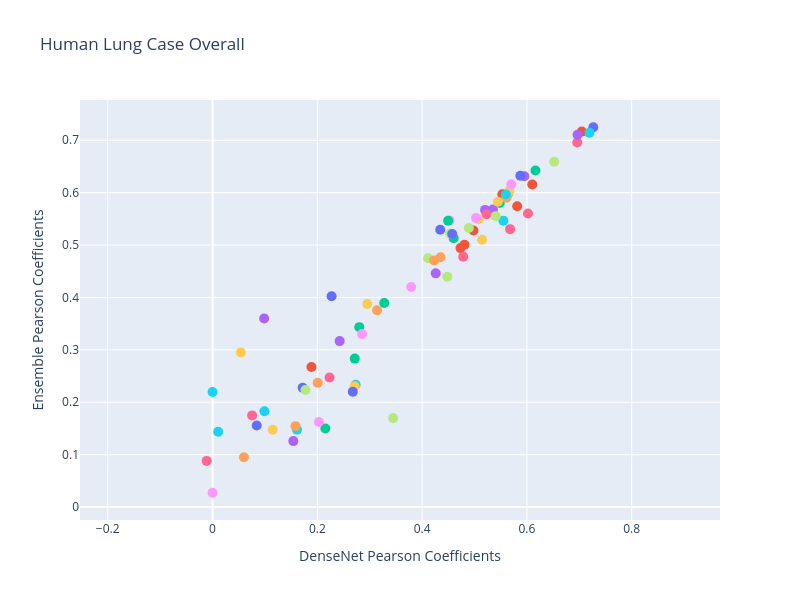

The cell this chart's notebook holds for it:
### Code cell
import numpy as np
import matplotlib.pyplot as plt
import pandas as pd

ensemble_list = [] 
gcn_list = []
trans_list = []
densenet_list = []
for case in test_slides:
    with open('/data1/r20user3/shared_project/Hist2Cell/code/training/pearson_log/humanlung_epoch100_lr1e-4_2hop_ensemble_onlycell_'+case+'_cell_pearson_list.pkl', 'rb') as f:
        multi_cell_pearson_list = pickle.load(f)
    ensemble_list += multi_cell_pearson_list
    with open('/data1/r20user3/shared_project/Hist2Cell/code/training/pearson_log/humanlung_epoch2000_lr1e-4_GCN_onlycell_'+case+'_cell_pearson_list.pkl', 'rb') as f:
        multi_cell_pearson_list = pickle.load(f)
    gcn_list += multi_cell_pearson_list
    with open('/data1/r20user3/shared_project/Hist2Cell/code/training/pearson_log/humanlung_epoch2000_lr1e-4_GCN_onlycell_'+case+'_cell_pearson_list.pkl', 'rb') as f:
        multi_cell_pearson_list = pickle.load(f)
    trans_list += multi_cell_pearson_list
    with open('/data1/r20user3/shared_project/Hist2Cell/code/training/pearson_log/humanlung_epoch100_lr1e-4_densenet_onlycell_'+case+'_cell_pearson_list.pkl', 'rb') as f:
        multi_cell_pearson_list = pickle.load(f)
    densenet_list += multi_cell_pearson_list

layout = go.Layout(
    title="Human Lung Case Overall",  # Add figure title
    width=800,
    height=600,
    showlegend=False,  # Remove legend
    xaxis=dict(
        title="DenseNet Pearson Coefficients",  # Add x-axis title
        scaleanchor='y',  # Ensure x-axis and y-axis have the same scale
        scaleratio=1,  # Set the scale ratio to 1
    ),
    yaxis=dict(
        title="Ensemble Pearson Coefficients"  # Add y-axis title
    ),
)

fig = go.Figure(layout=layout)

for x_value, y_value, label in zip(densenet_list, ensemble_list, cell_names):
    fig.add_trace(go.Scatter(x=[x_value], y=[y_value], mode='markers', marker=dict(size=10), text=[label], name=label, hovertemplate="%{text}<extra></extra>"))

# 配置鼠标悬停信息
fig.update_traces(hoverinfo='name')

# 显示图像
fig.show()

### Figure 1 — Plotly figure (JSON) as saved in the notebook; plotly's stock layout.template omitted (floating-point values rounded to 4 significant figures)
{"data": [{"hoverinfo": "name", "hovertemplate": "%{text}<extra></extra>", "marker": {"size": 10}, "mode": "markers", "name": "AT1", "text": ["AT1"], "type": "scatter", "x": [0.7267], "y": [0.7249]}, {"hoverinfo": "name", "hovertemplate": "%{text}<extra></extra>", "marker": {"size": 10}, "mode": "markers", "name": "AT2", "text": ["AT2"], "type": "scatter", "x": [0.7048], "y": [0.7166]}, {"hoverinfo": "name", "hovertemplate": "%{text}<extra></extra>", "marker": {"size": 10}, "mode": "markers", "name": "B_memory", "text": ["B_memory"], "type": "scatter", "x": [0.4602], "y": [0.5129]}, {"hoverinfo": "name", "hovertemplate": "%{text}<extra></extra>", "marker": {"size": 10}, "mode": "markers", "name": "B_naive", "text": ["B_naive"], "type": "scatter", "x": [0.5202], "y": [0.5671]}, {"hoverinfo": "name", "hovertemplate": "%{text}<extra></extra>", "marker": {"size": 10}, "mode": "markers", "name": "B_plasma_IgA", "text": ["B_plasma_IgA"], "type": "scatter", "x": [0.435], "y": [0.4768]}, {"hoverinfo": "name", "hovertemplate": "%{text}<extra></extra>", "marker": {"size": 10}, "mode": "markers", "name": "B_plasma_IgG", "text": ["B_plasma_IgG"], "type": "scatter", "x": [0.01075], "y": [0.1436]}, {"hoverinfo": "name", "hovertemplate": "%{text}<extra></extra>", "marker": {"size": 10}, "mode": "markers", "name": "B_plasmablast", "text": ["B_plasmablast"], "type": "scatter", "x": [0.2233], "y": [0.2471]}, {"hoverinfo": "name", "hovertemplate": "%{text}<extra></extra>", "marker": {"size": 10}, "mode": "markers", "name": "Basal", "text": ["Basal"], "type": "scatter", "x": [0.4533], "y": [0.5219]}, {"hoverinfo": "name", "hovertemplate": "%{text}<extra></extra>", "marker": {"size": 10}, "mode": "markers", "name": "CD4_EM_Effector", "text": ["CD4_EM_Effector"], "type": "scatter", "x": [0.553], "y": [0.5967]}, {"hoverinfo": "name", "hovertemplate": "%{text}<extra></extra>", "marker": {"size": 10}, "mode": "markers", "name": "CD4_TRM", "text": ["CD4_TRM"], "type": "scatter", "x": [0.5078], "y": [0.5493]}, {"hoverinfo": "name", "hovertemplate": "%{text}<extra></extra>", "marker": {"size": 10}, "mode": "markers", "name": "CD4_naive_CM", "text": ["CD4_naive_CM"], "type": "scatter", "x": [0.172], "y": [0.2277]}, {"hoverinfo": "name", "hovertemplate": "%{text}<extra></extra>", "marker": {"size": 10}, "mode": "markers", "name": "CD8_EM", "text": ["CD8_EM"], "type": "scatter", "x": [0.5533], "y": [0.5969]}, {"hoverinfo": "name", "hovertemplate": "%{text}<extra></extra>", "marker": {"size": 10}, "mode": "markers", "name": "CD8_EM_EMRA", "text": ["CD8_EM_EMRA"], "type": "scatter", "x": [0.6164], "y": [0.6424]}, {"hoverinfo": "name", "hovertemplate": "%{text}<extra></extra>", "marker": {"size": 10}, "mode": "markers", "name": "CD8_TRM_EM", "text": ["CD8_TRM_EM"], "type": "scatter", "x": [0.5951], "y": [0.6313]}, {"hoverinfo": "name", "hovertemplate": "%{text}<extra></extra>", "marker": {"size": 10}, "mode": "markers", "name": "CD8_TRM", "text": ["CD8_TRM"], "type": "scatter", "x": [0.5645], "y": [0.5981]}, {"hoverinfo": "name", "hovertemplate": "%{text}<extra></extra>", "marker": {"size": 10}, "mode": "markers", "name": "Chondrocyte", "text": ["Chondrocyte"], "type": "scatter", "x": [0.09902], "y": [0.1829]}, {"hoverinfo": "name", "hovertemplate": "%{text}<extra></extra>", "marker": {"size": 10}, "mode": "markers", "name": "Ciliated", "text": ["Ciliated"], "type": "scatter", "x": [0.602], "y": [0.5602]}, {"hoverinfo": "name", "hovertemplate": "%{text}<extra></extra>", "marker": {"size": 10}, "mode": "markers", "name": "DC_1", "text": ["DC_1"], "type": "scatter", "x": [0.4114], "y": [0.4748]}, {"hoverinfo": "name", "hovertemplate": "%{text}<extra></extra>", "marker": {"size": 10}, "mode": "markers", "name": "DC_2", "text": ["DC_2"], "type": "scatter", "x": [0.4523], "y": [0.547]}, {"hoverinfo": "name", "hovertemplate": "%{text}<extra></extra>", "marker": {"size": 10}, "mode": "markers", "name": "DC_activated", "text": ["DC_activated"], "type": "scatter", "x": [0.5666], "y": [0.6039]}, {"hoverinfo": "name", "hovertemplate": "%{text}<extra></extra>", "marker": {"size": 10}, "mode": "markers", "name": "DC_plasmacytoid", "text": ["DC_plasmacytoid"], "type": "scatter", "x": [0.4345], "y": [0.5292]}, {"hoverinfo": "name", "hovertemplate": "%{text}<extra></extra>", "marker": {"size": 10}, "mode": "markers", "name": "Deuterosomal", "text": ["Deuterosomal"], "type": "scatter", "x": [0.4808], "y": [0.5006]}, {"hoverinfo": "name", "hovertemplate": "%{text}<extra></extra>", "marker": {"size": 10}, "mode": "markers", "name": "Dividing_AT2", "text": ["Dividing_AT2"], "type": "scatter", "x": [0.2801], "y": [0.3433]}, {"hoverinfo": "name", "hovertemplate": "%{text}<extra></extra>", "marker": {"size": 10}, "mode": "markers", "name": "Dividing_Basal", "text": ["Dividing_Basal"], "type": "scatter", "x": [0.09847], "y": [0.3598]}, {"hoverinfo": "name", "hovertemplate": "%{text}<extra></extra>", "marker": {"size": 10}, "mode": "markers", "name": "Endothelia_Lymphatic", "text": ["Endothelia_Lymphatic"], "type": "scatter", "x": [0.05989], "y": [0.09485]}, {"hoverinfo": "name", "hovertemplate": "%{text}<extra></extra>", "marker": {"size": 10}, "mode": "markers", "name": "Endothelia_vascular_Cap_a", "text": ["Endothelia_vascular_Cap_a"], "type": "scatter", "x": [0.7193], "y": [0.7144]}, {"hoverinfo": "name", "hovertemplate": "%{text}<extra></extra>", "marker": {"size": 10}, "mode": "markers", "name": "Endothelia_vascular_Cap_g", "text": ["Endothelia_vascular_Cap_g"], "type": "scatter", "x": [0.696], "y": [0.6958]}, {"hoverinfo": "name", "hovertemplate": "%{text}<extra></extra>", "marker": {"size": 10}, "mode": "markers", "name": "Endothelia_vascular_arterial_pulmonary", "text": ["Endothelia_vascular_arterial_pulmonary"], "type": "scatter", "x": [0.448], "y": [0.4394]}, {"hoverinfo": "name", "hovertemplate": "%{text}<extra></extra>", "marker": {"size": 10}, "mode": "markers", "name": "Endothelia_vascular_arterial_systemic", "text": ["Endothelia_vascular_arterial_systemic"], "type": "scatter", "x": [-4.376e-05], "y": [0.02724]}, {"hoverinfo": "name", "hovertemplate": "%{text}<extra></extra>", "marker": {"size": 10}, "mode": "markers", "name": "Endothelia_vascular_venous_pulmonary", "text": ["Endothelia_vascular_venous_pulmonary"], "type": "scatter", "x": [0.1149], "y": [0.1476]}, {"hoverinfo": "name", "hovertemplate": "%{text}<extra></extra>", "marker": {"size": 10}, "mode": "markers", "name": "Endothelia_vascular_venous_systemic", "text": ["Endothelia_vascular_venous_systemic"], "type": "scatter", "x": [0.0843], "y": [0.1555]}, {"hoverinfo": "name", "hovertemplate": "%{text}<extra></extra>", "marker": {"size": 10}, "mode": "markers", "name": "Erythrocyte", "text": ["Erythrocyte"], "type": "scatter", "x": [0.6103], "y": [0.6156]}, {"hoverinfo": "name", "hovertemplate": "%{text}<extra></extra>", "marker": {"size": 10}, "mode": "markers", "name": "Fibro_adventitial", "text": ["Fibro_adventitial"], "type": "scatter", "x": [0.2714], "y": [0.2833]}, {"hoverinfo": "name", "hovertemplate": "%{text}<extra></extra>", "marker": {"size": 10}, "mode": "markers", "name": "Fibro_alveolar", "text": ["Fibro_alveolar"], "type": "scatter", "x": [0.6966], "y": [0.7106]}, {"hoverinfo": "name", "hovertemplate": "%{text}<extra></extra>", "marker": {"size": 10}, "mode": "markers", "name": "Fibro_immune_recruiting", "text": ["Fibro_immune_recruiting"], "type": "scatter", "x": [0.3139], "y": [0.3754]}, {"hoverinfo": "name", "hovertemplate": "%{text}<extra></extra>", "marker": {"size": 10}, "mode": "markers", "name": "Fibro_myofibroblast", "text": ["Fibro_myofibroblast"], "type": "scatter", "x": [0.1611], "y": [0.1477]}, {"hoverinfo": "name", "hovertemplate": "%{text}<extra></extra>", "marker": {"size": 10}, "mode": "markers", "name": "Fibro_peribronchial", "text": ["Fibro_peribronchial"], "type": "scatter", "x": [-0.01118], "y": [0.08802]}, {"hoverinfo": "name", "hovertemplate": "%{text}<extra></extra>", "marker": {"size": 10}, "mode": "markers", "name": "Fibro_perichondrial", "text": ["Fibro_perichondrial"], "type": "scatter", "x": [0.3447], "y": [0.1697]}, {"hoverinfo": "name", "hovertemplate": "%{text}<extra></extra>", "marker": {"size": 10}, "mode": "markers", "name": "ILC", "text": ["ILC"], "type": "scatter", "x": [0.5028], "y": [0.5517]}, {"hoverinfo": "name", "hovertemplate": "%{text}<extra></extra>", "marker": {"size": 10}, "mode": "markers", "name": "Ionocyte_n_Brush", "text": ["Ionocyte_n_Brush"], "type": "scatter", "x": [0.5144], "y": [0.5103]}, {"hoverinfo": "name", "hovertemplate": "%{text}<extra></extra>", "marker": {"size": 10}, "mode": "markers", "name": "MAIT", "text": ["MAIT"], "type": "scatter", "x": [0.5875], "y": [0.6323]}, {"hoverinfo": "name", "hovertemplate": "%{text}<extra></extra>", "marker": {"size": 10}, "mode": "markers", "name": "Macro_CHIT1", "text": ["Macro_CHIT1"], "type": "scatter", "x": [0.4733], "y": [0.4942]}, {"hoverinfo": "name", "hovertemplate": "%{text}<extra></extra>", "marker": {"size": 10}, "mode": "markers", "name": "Macro_interstitial", "text": ["Macro_interstitial"], "type": "scatter", "x": [0.5482], "y": [0.5803]}, {"hoverinfo": "name", "hovertemplate": "%{text}<extra></extra>", "marker": {"size": 10}, "mode": "markers", "name": "Macro_AW_CX3CR1", "text": ["Macro_AW_CX3CR1"], "type": "scatter", "x": [0.2426], "y": [0.3167]}, {"hoverinfo": "name", "hovertemplate": "%{text}<extra></extra>", "marker": {"size": 10}, "mode": "markers", "name": "Macro_alveolar_metallothioneins", "text": ["Macro_alveolar_metallothioneins"], "type": "scatter", "x": [0.2007], "y": [0.237]}, {"hoverinfo": "name", "hovertemplate": "%{text}<extra></extra>", "marker": {"size": 10}, "mode": "markers", "name": "Macro_alv", "text": ["Macro_alv"], "type": "scatter", "x": [0.5551], "y": [0.5466]}, {"hoverinfo": "name", "hovertemplate": "%{text}<extra></extra>", "marker": {"size": 10}, "mode": "markers", "name": "Macro_dividing", "text": ["Macro_dividing"], "type": "scatter", "x": [0.4785], "y": [0.4777]}, {"hoverinfo": "name", "hovertemplate": "%{text}<extra></extra>", "marker": {"size": 10}, "mode": "markers", "name": "Macro_int", "text": ["Macro_int"], "type": "scatter", "x": [0.1773], "y": [0.2234]}, {"hoverinfo": "name", "hovertemplate": "%{text}<extra></extra>", "marker": {"size": 10}, "mode": "markers", "name": "Macro_CCL", "text": ["Macro_CCL"], "type": "scatter", "x": [0.3792], "y": [0.4198]}, {"hoverinfo": "name", "hovertemplate": "%{text}<extra></extra>", "marker": {"size": 10}, "mode": "markers", "name": "Mast_cell", "text": ["Mast_cell"], "type": "scatter", "x": [0.2953], "y": [0.3875]}, {"hoverinfo": "name", "hovertemplate": "%{text}<extra></extra>", "marker": {"size": 10}, "mode": "markers", "name": "Megakaryocyte", "text": ["Megakaryocyte"], "type": "scatter", "x": [0.2272], "y": [0.4022]}, {"hoverinfo": "name", "hovertemplate": "%{text}<extra></extra>", "marker": {"size": 10}, "mode": "markers", "name": "Mesothelia", "text": ["Mesothelia"], "type": "scatter", "x": [0.1888], "y": [0.2674]}, {"hoverinfo": "name", "hovertemplate": "%{text}<extra></extra>", "marker": {"size": 10}, "mode": "markers", "name": "Macrophage_intermediate", "text": ["Macrophage_intermediate"], "type": "scatter", "x": [0.3277], "y": [0.3895]}, {"hoverinfo": "name", "hovertemplate": "%{text}<extra></extra>", "marker": {"size": 10}, "mode": "markers", "name": "Monocyte_CD14", "text": ["Monocyte_CD14"], "type": "scatter", "x": [0.5351], "y": [0.5679]}, {"hoverinfo": "name", "hovertemplate": "%{text}<extra></extra>", "marker": {"size": 10}, "mode": "markers", "name": "Monocyte_CD16", "text": ["Monocyte_CD16"], "type": "scatter", "x": [0.423], "y": [0.4707]}, {"hoverinfo": "name", "hovertemplate": "%{text}<extra></extra>", "marker": {"size": 10}, "mode": "markers", "name": "Muscle_airway", "text": ["Muscle_airway"], "type": "scatter", "x": [0.2732], "y": [0.2334]}, {"hoverinfo": "name", "hovertemplate": "%{text}<extra></extra>", "marker": {"size": 10}, "mode": "markers", "name": "Muscle_pericyte_airway", "text": ["Muscle_pericyte_airway"], "type": "scatter", "x": [0.07553], "y": [0.1749]}, {"hoverinfo": "name", "hovertemplate": "%{text}<extra></extra>", "marker": {"size": 10}, "mode": "markers", "name": "Muscle_pericyte_parenchyma", "text": ["Muscle_pericyte_parenchyma"], "type": "scatter", "x": [0.6521], "y": [0.6591]}, {"hoverinfo": "name", "hovertemplate": "%{text}<extra></extra>", "marker": {"size": 10}, "mode": "markers", "name": "Muscle_perivascular_immune_recruiting", "text": ["Muscle_perivascular_immune_recruiting"], "type": "scatter", "x": [0.2855], "y": [0.3301]}, {"hoverinfo": "name", "hovertemplate": "%{text}<extra></extra>", "marker": {"size": 10}, "mode": "markers", "name": "Muscle_smooth_pulmonary", "text": ["Muscle_smooth_pulmonary"], "type": "scatter", "x": [0.2711], "y": [0.2303]}, {"hoverinfo": "name", "hovertemplate": "%{text}<extra></extra>", "marker": {"size": 10}, "mode": "markers", "name": "Muscle_smooth_syst_arterial", "text": ["Muscle_smooth_syst_arterial"], "type": "scatter", "x": [0.2677], "y": [0.2201]}, {"hoverinfo": "name", "hovertemplate": "%{text}<extra></extra>", "marker": {"size": 10}, "mode": "markers", "name": "Myoepithelial", "text": ["Myoepithelial"], "type": "scatter", "x": [0.498], "y": [0.5279]}, {"hoverinfo": "name", "hovertemplate": "%{text}<extra></extra>", "marker": {"size": 10}, "mode": "markers", "name": "NAF_endoneurial", "text": ["NAF_endoneurial"], "type": "scatter", "x": [0.2153], "y": [0.15]}, {"hoverinfo": "name", "hovertemplate": "%{text}<extra></extra>", "marker": {"size": 10}, "mode": "markers", "name": "NAF_perineurial", "text": ["NAF_perineurial"], "type": "scatter", "x": [0.1542], "y": [0.1258]}, {"hoverinfo": "name", "hovertemplate": "%{text}<extra></extra>", "marker": {"size": 10}, "mode": "markers", "name": "NK_CD16hi", "text": ["NK_CD16hi"], "type": "scatter", "x": [0.5608], "y": [0.5902]}, {"hoverinfo": "name", "hovertemplate": "%{text}<extra></extra>", "marker": {"size": 10}, "mode": "markers", "name": "NKT", "text": ["NKT"], "type": "scatter", "x": [0.5598], "y": [0.5965]}, {"hoverinfo": "name", "hovertemplate": "%{text}<extra></extra>", "marker": {"size": 10}, "mode": "markers", "name": "NK_CD11d", "text": ["NK_CD11d"], "type": "scatter", "x": [0.5231], "y": [0.5589]}, {"hoverinfo": "name", "hovertemplate": "%{text}<extra></extra>", "marker": {"size": 10}, "mode": "markers", "name": "NK_CD56bright", "text": ["NK_CD56bright"], "type": "scatter", "x": [0.5405], "y": [0.5552]}, {"hoverinfo": "name", "hovertemplate": "%{text}<extra></extra>", "marker": {"size": 10}, "mode": "markers", "name": "Neuroendocrine", "text": ["Neuroendocrine"], "type": "scatter", "x": [0.203], "y": [0.1622]}, {"hoverinfo": "name", "hovertemplate": "%{text}<extra></extra>", "marker": {"size": 10}, "mode": "markers", "name": "SMG_Basal", "text": ["SMG_Basal"], "type": "scatter", "x": [0.05399], "y": [0.2948]}, {"hoverinfo": "name", "hovertemplate": "%{text}<extra></extra>", "marker": {"size": 10}, "mode": "markers", "name": "SMG_Duct", "text": ["SMG_Duct"], "type": "scatter", "x": [0.4575], "y": [0.5212]}, {"hoverinfo": "name", "hovertemplate": "%{text}<extra></extra>", "marker": {"size": 10}, "mode": "markers", "name": "SMG_Mucous", "text": ["SMG_Mucous"], "type": "scatter", "x": [0.5814], "y": [0.574]}, {"hoverinfo": "name", "hovertemplate": "%{text}<extra></extra>", "marker": {"size": 10}, "mode": "markers", "name": "SMG_Serous", "text": ["SMG_Serous"], "type": "scatter", "x": [0.4496], "y": [0.5465]}, {"hoverinfo": "name", "hovertemplate": "%{text}<extra></extra>", "marker": {"size": 10}, "mode": "markers", "name": "Schwann_Myelinating", "text": ["Schwann_Myelinating"], "type": "scatter", "x": [0.426], "y": [0.446]}, {"hoverinfo": "name", "hovertemplate": "%{text}<extra></extra>", "marker": {"size": 10}, "mode": "markers", "name": "Schwann_nonmyelinating", "text": ["Schwann_nonmyelinating"], "type": "scatter", "x": [0.1582], "y": [0.1544]}, {"hoverinfo": "name", "hovertemplate": "%{text}<extra></extra>", "marker": {"size": 10}, "mode": "markers", "name": "Secretory_Club", "text": ["Secretory_Club"], "type": "scatter", "x": [0], "y": [0.2197]}, {"hoverinfo": "name", "hovertemplate": "%{text}<extra></extra>", "marker": {"size": 10}, "mode": "markers", "name": "Secretory_Goblet", "text": ["Secretory_Goblet"], "type": "scatter", "x": [0.568], "y": [0.5304]}, {"hoverinfo": "name", "hovertemplate": "%{text}<extra></extra>", "marker": {"size": 10}, "mode": "markers", "name": "Suprabasal", "text": ["Suprabasal"], "type": "scatter", "x": [0.4891], "y": [0.5325]}, {"hoverinfo": "name", "hovertemplate": "%{text}<extra></extra>", "marker": {"size": 10}, "mode": "markers", "name": "T_reg", "text": ["T_reg"], "type": "scatter", "x": [0.5701], "y": [0.6161]}, {"hoverinfo": "name", "hovertemplate": "%{text}<extra></extra>", "marker": {"size": 10}, "mode": "markers", "name": "gdT", "text": ["gdT"], "type": "scatter", "x": [0.5447], "y": [0.5825]}], "layout": {"height": 600, "showlegend": false, "title": {"text": "Human Lung Case Overall"}, "width": 800, "xaxis": {"scaleanchor": "y", "scaleratio": 1, "title": {"text": "DenseNet Pearson Coefficients"}}, "yaxis": {"title": {"text": "Ensemble Pearson Coefficients"}}}}
